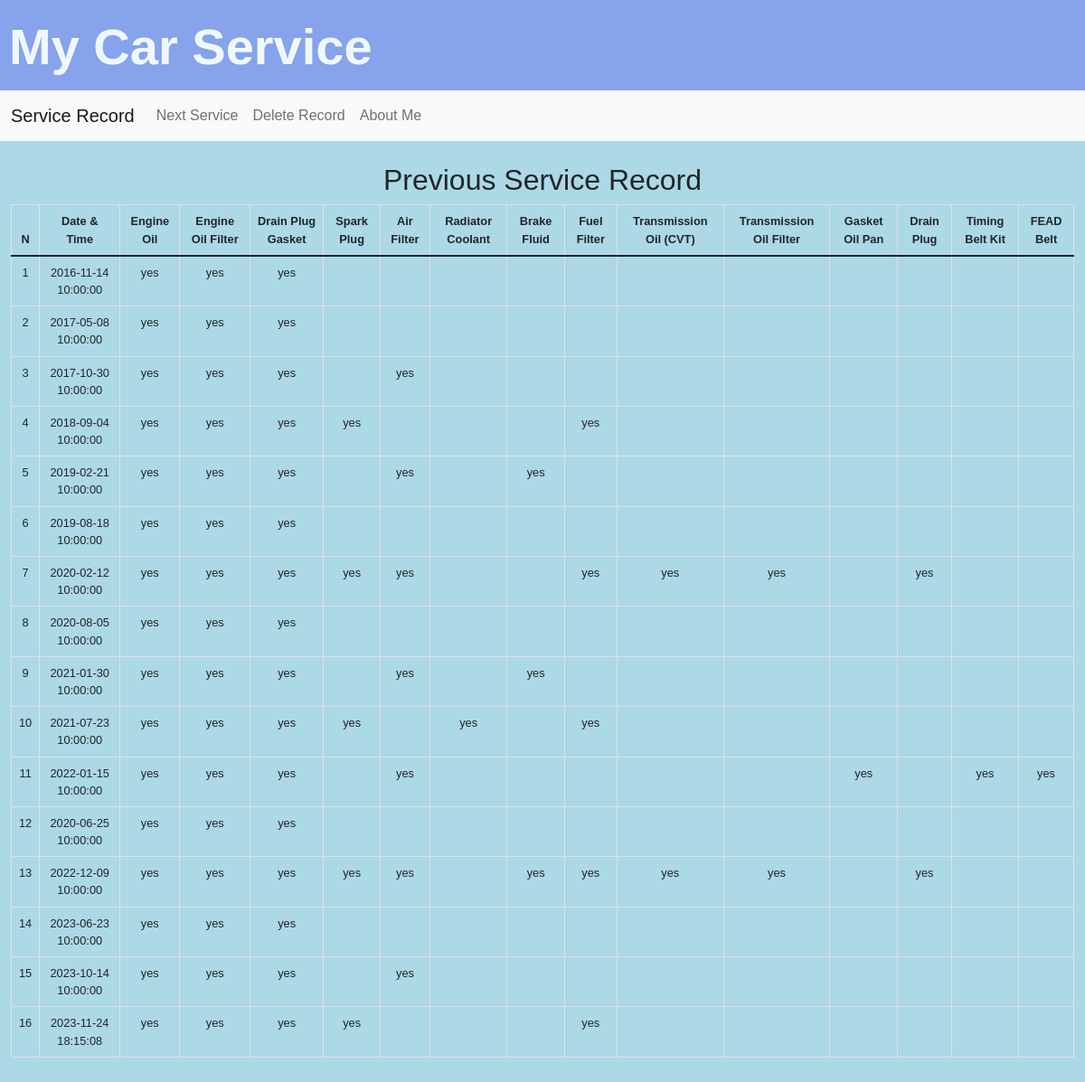
Before: / with the older database file.
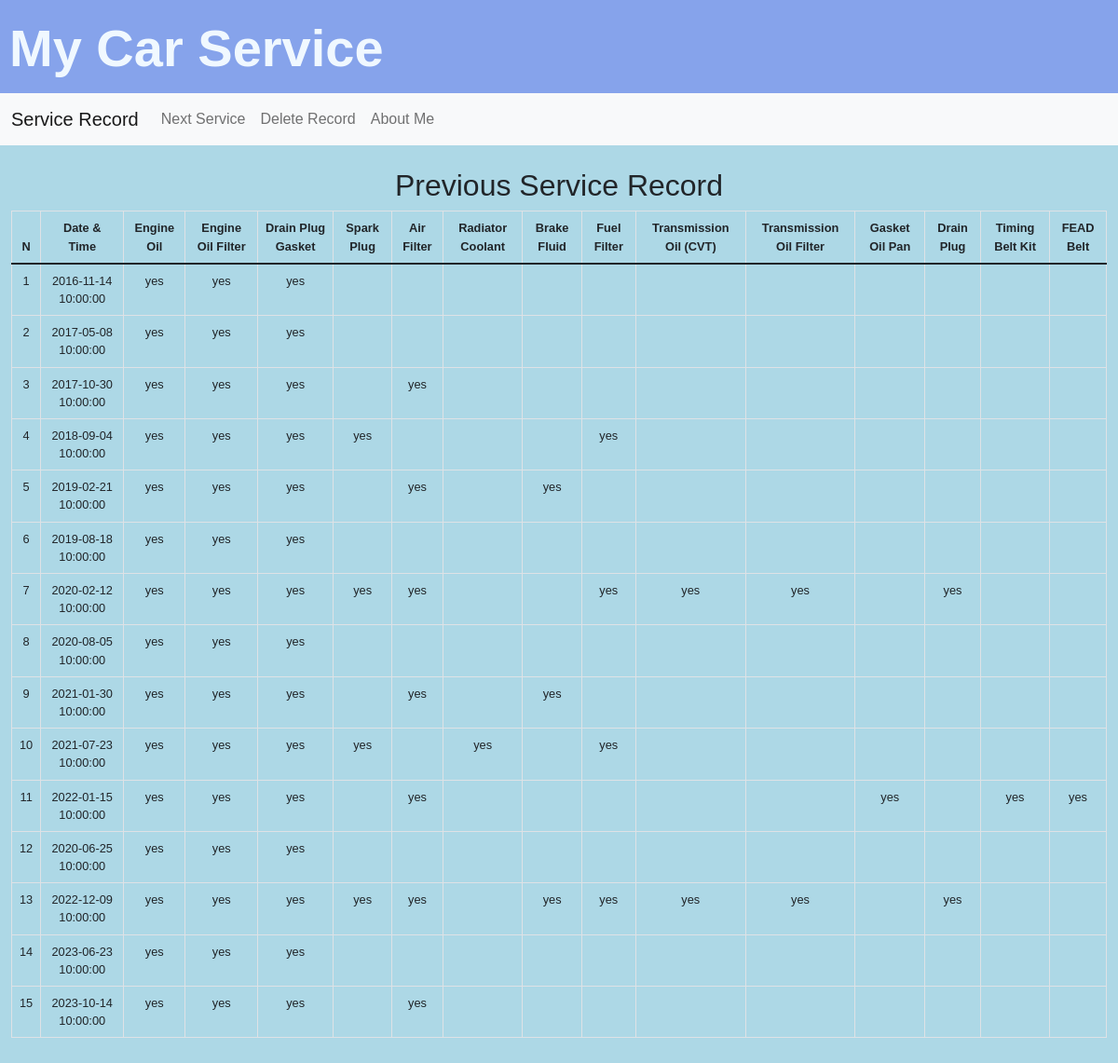
After: the same page with the newer database file.
### tables this page shows
CREATE TABLE periodic_service(
    n INTEGER PRIMARY KEY NOT NULL,
    engine_oil INTEGER NOT NULL,
    engine_oil_filter INTEGER NOT NULL,
    drain_plug_gasket INTEGER NOT NULL,
    spark_plug INTEGER NOT NULL,
    air_filter INTEGER NOT NULL,
    radiator_coolant INTEGER NOT NULL,
    brake_fluid INTEGER NOT NULL,
    fuel_filter INTEGER NOT NULL,
    transmission_oil_cvt INTEGER NOT NULL,
    transmission_oil_filter INTEGER NOT NULL,
    gasket_oil_pan INTEGER NOT NULL,
    drain_plug INTEGER NOT NULL,
    timing_belt_kit INTEGER NOT NULL,
    fead_belt INTEGER NOT NULL,
    "timestamp" DATETIME DEFAULT (datetime(CURRENT_TIMESTAMP, 'localtime'))
);

### app.py (the view)
@app.route("/")
def index():
    conn = sqlite3.connect('car.db')
    cursor = conn.cursor()
    cursor.execute("SELECT * FROM periodic_service")
    res = cursor.fetchall();
    conn.close()
    histories = []
    for i in range (len(res)):
        sch =['n','engine_oil','engine_oil_filter','drain_plug_gasket','spark_plug','air_filter','radiator_coolant','brake_fluid','fuel_filter','transmission_oil_cvt','transmission_oil_filter','gasket_oil_pan','drain_plug','timing_belt_kit','fead_belt','datetime']
        mod1 = ["yes" if value == 1
            else value for value in res[i]]
        mod2 = [" " if value == 0
            else value for value in mod1]
        dic = dict(zip(sch,mod2))
        histories.append(dic)
    return render_template("index.html", histories=histories)

### templates/index.html (shortened to what this page needs)
{% extends "layout.html" %}
{% block main %}
<h2>Previous Service Record</h2>
<div class="table-responsive-lg">
  <table class="table table-bordered">
      <thead>
          <tr>
            <th scope="col">N</th>
            <th scope="col">Date & Time</th>
            <th scope="col">Engine Oil</th>
            <th scope="col">Engine Oil Filter</th>
            <th scope="col">Drain Plug Gasket</th>
            <th scope="col">Spark Plug</th>
            <th scope="col">Air Filter</th>
            <th scope="col">Radiator Coolant</th>
            <th scope="col">Brake Fluid</th>
            <th scope="col">Fuel Filter</th>
            <th scope="col">Transmission Oil (CVT)</th>
            <th scope="col">Transmission Oil Filter</th>
            <th scope="col">Gasket Oil Pan</th>
            <th scope="col">Drain Plug</th>
            <th scope="col">Timing Belt Kit</th>
            <th scope="col">FEAD Belt</th>
          </tr>
      </thead>
      <tbody>
        <tr>
          <td>1</td>
          <td>2016-11-14 10:00:00</td>
          <td>yes</td>
          <td>yes</td>
          <td>yes</td>
          <td> </td>
          <td> </td>
          <td> </td>
          <td> </td>
          <td> </td>
          <td> </td>
          <td> </td>
          <td> </td>
          <td> </td>
          <td> </td>
          <td> </td>
        </tr>
          {% for history in histories[1:]:  %}
          <tr>
            <td>{{ history.n }}</td>
            <td>{{ history.datetime }}</td>
            <td>{{ history.engine_oil }}</td>
            <td>{{ history.engine_oil_filter }}</td>
            <td>{{ history.drain_plug_gasket }}</td>
            <td>{{ history.spark_plug }}</td>
            <td>{{ history.air_filter }}</td>
            <td>{{ history.radiator_coolant }}</td>
            <td>{{ history.brake_fluid }}</td>
            <td>{{ history.fuel_filter }}</td>
            <td>{{ history.transmission_oil_cvt }}</td>
            <td>{{ history.transmission_oil_filter }}</td>
            <td>{{ history.gasket_oil_pan }}</td>
            <td>{{ history.drain_plug }}</td>
            <td>{{ history.timing_belt_kit }}</td>
            <td>{{ history.fead_belt }}</td>
          </tr>
          {% endfor %}
      </tbody>
  </table>
</div>
{% endblock %}

### templates/layout.html (shortened to what this page needs)
<!DOCTYPE html>
<html lang="en">
    <head>
        <link href="https://cdn.jsdelivr.net/npm/bootstrap@5.1.3/dist/css/bootstrap.min.css" rel="stylesheet">
        <link rel="stylesheet" href="../static/style.css">
    </head>
    <body>
      <div class="apptitle">My Car Service</div>
        <nav class="navbar navbar-expand-sm navbar-light bg-light">
            <div class="container-fluid">
              <a class="navbar-brand" href="/">Service Record</a>
              <div class="collapse navbar-collapse" id="navbarNav">
                <ul class="navbar-nav">
                  <li class="nav-item">
                    <a class="nav-link" href="/next_service">Next Service</a>
                  </li>
                  <li class="nav-item">
                    <a class="nav-link" href="/delete_record">Delete Record</a>
                  </li>
                  <li class="nav-item">
                    <a class="nav-link" href="/about_me">About Me</a>
                  </li>
                </ul>
              </div>
            </div>
          </nav>
        <main class="container-fluid py-4 text-center">
            {% block main %} {% endblock %}
        </main>
    </body>
</html>

### static/style.css (style rules this page uses)
body { background-color: lightblue; font-family: Arial, Helvetica, sans-serif; }
.apptitle { height: 100px; width: 100%; background-color: #86a3eb; font-size: 3.5rem; font-weight: bold; color: aliceblue; padding: 10px; }
@media (max-width: 1200px) { .table { font-size: 0.8rem; } }

Changed rows visible on the page:
removed periodic_service: n "16", datetime "2023-11-24 18:15:08", engine_oil "yes", engine_oil_filter "yes", drain_plug_gasket "yes", spark_plug "yes", fuel_filter "yes"
